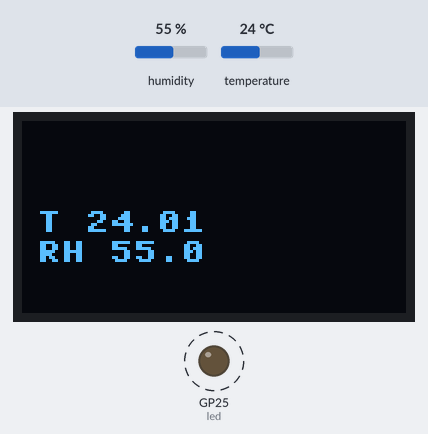
A program run on a simulated Raspberry Pi Pico running MicroPython. Parts: 128×64 one-colour display, output pins drawn as LEDs (lit = HIGH). Dashed ring = blinking. The inputs (shaded band) are chosen by the test bench; at power-on: humidity 55 %, temperature 24 °C. What the program prints to the serial console is not drawn.

Above: at 1.2 s.
1.3 s: humidity set to 22 %
At 4.58 s:
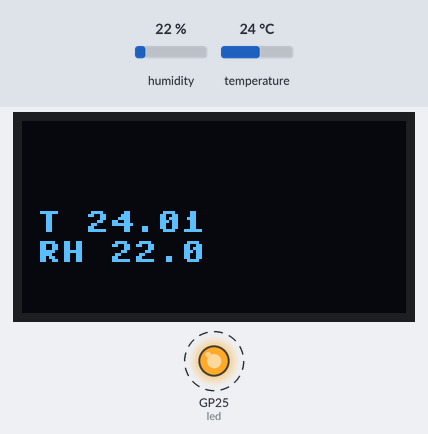
7.7 s: temperature set to 12 °C
At 9.4 s:
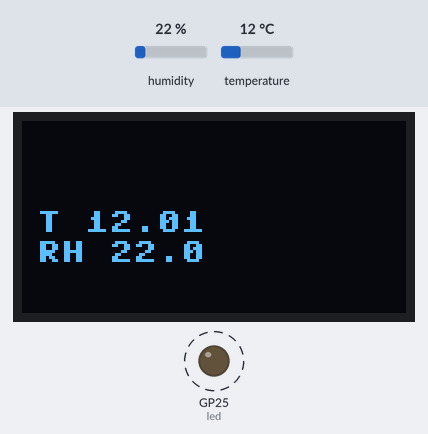
12.6 s: humidity set to 40 %
At 14.6 s:
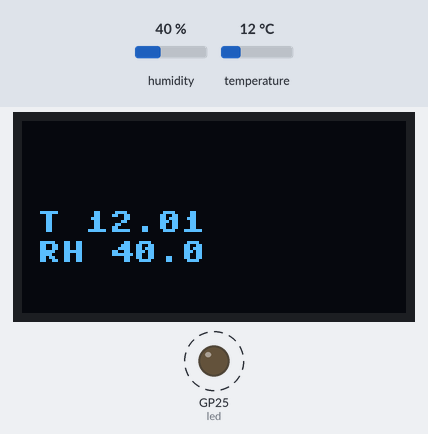
17.1 s: temperature set to 19 °C
At 18.7 s:
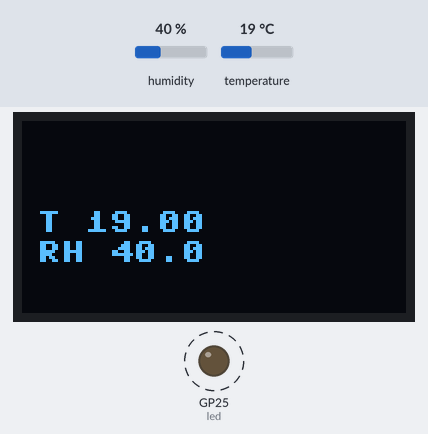
Timing chart, 0 to 22.5 s (numbered marks = the images above; inputs shaded):
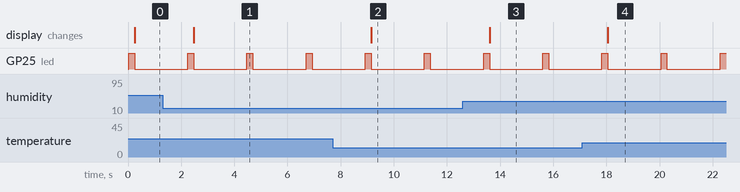

The program:

htu21d_oled.py
```python
# Termometer and hygrometer with HTU21D sensor and oled display
# requires micropython-ssd1306 library
# Pepp_diy 2021

import machine, time
from machine import Pin
from ssd1306 import SSD1306_I2C
import framebuf

led = Pin(25, Pin.OUT)      # onboard led

WIDTH  = 128                # oled display width
HEIGHT = 64                 # oled display height

sda=machine.Pin(8)          # i2c interface pins
scl=machine.Pin(9)
i2c=machine.I2C(0,sda=sda, scl=scl, freq=400000)

oled = SSD1306_I2C(WIDTH, HEIGHT, i2c)              # Init oled display

# Read UHT21D
def read_htu21d(ad):
    val = bytearray(1)
    val[0] = ad
    i2c.writeto(0x40, val, False)     # 0x40 htu21d i2c address
    time.sleep(0.1)                   # wait for conversion
    bytes = i2c.readfrom(0x40, 2)
    r = (bytes[1] & 252) + (bytes[0] * 256)
    return r

while True:
    led.high()                         # turn on onboard led
    v = read_htu21d(0xF3)              # 0xF3 read temperature
    t = v * 175.72 / 65536;
    t -= 46.85
    v = read_htu21d(0xF5)              # 0xF5 read humidity
    h = v * 125 / 65536;
    h -= 6;

    print ('Temperature %.2f °C' %t)
    print ('Humidity %.1f' %h)
    tt = "T %.2f" % t                # convert values in string
    hh = "RH %.1f" % h
    oled.fill(0)
    oled.text(tt,5,30)
    oled.text(hh,5,40)
    oled.show()
    led.low()                        # turn off onboard led
    time.sleep(2)                    # 2 seconds delay
```

Measured:
- after the input at 1.3 s, the display: changes after 1.2 s (image 1)
- after the input at 7.7 s, the display: changes after 1.5 s (image 2)
- after the input at 12.6 s, the display: changes after 1.0 s (image 3)
- after the input at 17.1 s, the display: changes after 0.95 s (image 4)
- by itself, GP25 (led): alternates HIGH for 0.23 s and LOW for 2.0 s
